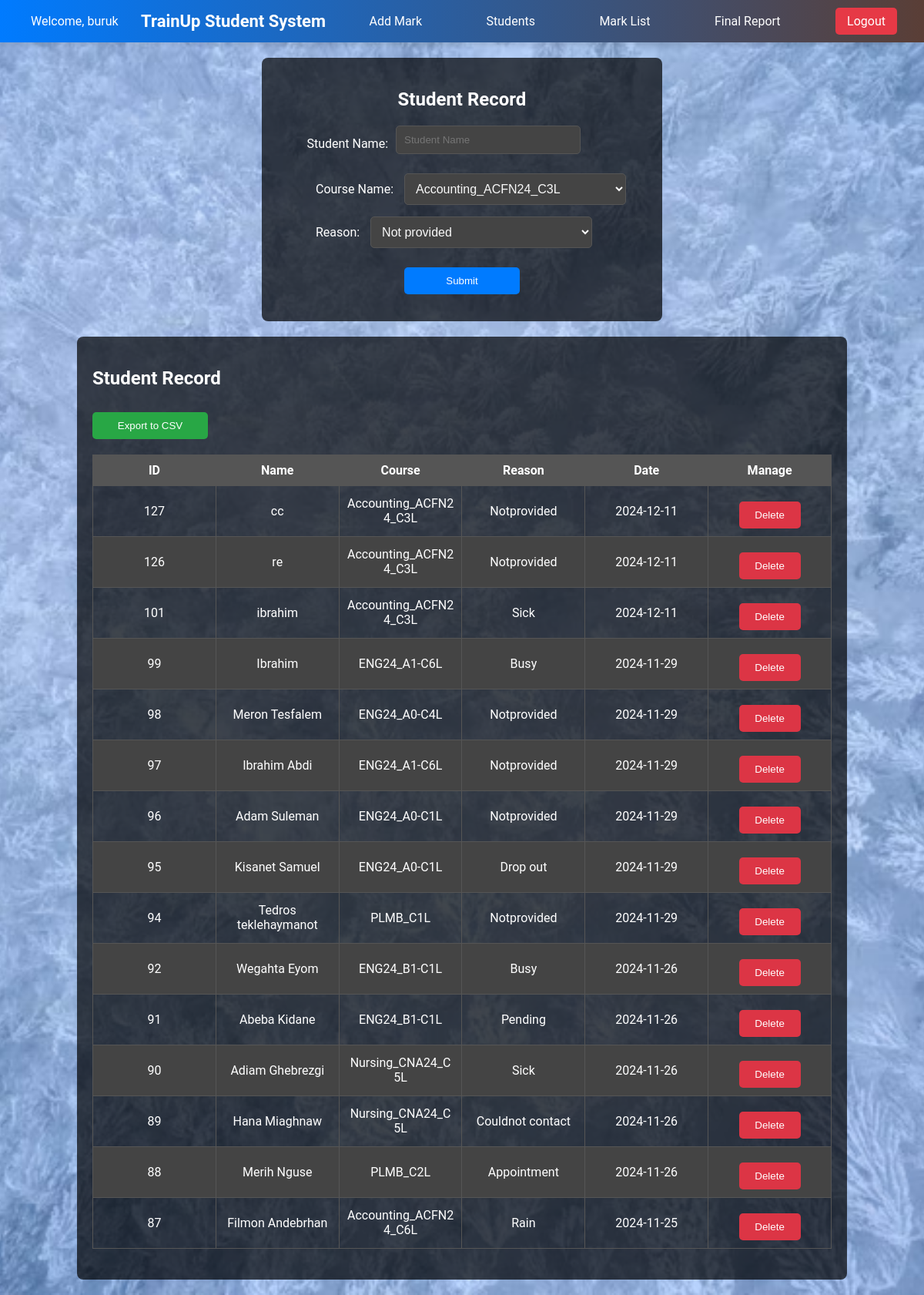
Screenshot of / (signed in) with the database file from the repository.
### tables this page shows
CREATE TABLE IF NOT EXISTS `attendance_table` (
  `id` int NOT NULL AUTO_INCREMENT,
  `name` text NOT NULL,
  `course` varchar(180) NOT NULL,
  `reason` text NOT NULL,
  `date` date NOT NULL,
  PRIMARY KEY (`id`)
);

### index.php (the view, shortened to what this page needs)
<?php
require "connection.php";
$sql = "SELECT * FROM attendance_table order by id desc limit 15 ";
$attendanceResult = $conn->query($sql);
?>
<!DOCTYPE html>
<html lang="en">
<head>
</head>
<body>
    <?php
    include "header.php";
    ?>
    <div class="container">
        <h2>Student Record</h2>
        <form method="POST" action="">
            <div class="form-group">
                <label for="StudentName">Student Name:</label>
                <input type="text" id="StudentName" name="name" placeholder="Student Name" required  ">
            </div>
            <div class="input-group">
            <label for="coursename">Course Name:</label>
            <select id="category" name="course">
                <option value="Accounting_ACFN24_C3L">Accounting_ACFN24_C3L</option>
            </select>
            </div>
            <div class="input-group">
            <label for="category">Reason:</label>
            <select id="category" name="reason">
                <option value="Notprovided">Not provided</option>
            </select>
           </div>
            <div class="input-group">
            <div class="form-actions">
                <button type="submit">Submit</button>
            </div>
    </div>
        </form>
    </div>
    <div class="tablecontainer">
        <h2>Student Record</h2>
        <form method="POST" action="">
            <button type="submit" name="export" style="margin-bottom: 20px; background-color: #28a745;">Export to CSV</button>
        </form>
        <table>
            <thead>
                <tr>
                    <th>ID</th>
                    <th>Name</th>
                    <th>Course</th>
                    <th>Reason</th>
                    <th>Date</th>
                    <th>Manage</th>
                </tr>
            </thead>
            <tbody>
                <?php
                if ($attendanceResult->num_rows > 0) {
                    while ($row = $attendanceResult->fetch_assoc()) {
                        echo "<tr>
                                <td>{$row['id']}</td>
                                <td>{$row['name']} </td>
                                <td>{$row['course']} </td>
                                <td>{$row['reason']}</td>
                                <td>{$row['date']}</td>
                                <td>
                        <form method='POST' action='' style='display:inline;'>
                            <button type='submit' name='delete' value='{$row['id']}' class='delete-button' onclick=\"return confirm('Are you sure you want to delete this expense?');\">Delete</button>
                        </form>
                    </td>
                              </tr>";
                    }
                } else {
                    echo "<tr><td colspan='5'>No attendanceResult found.</td></tr>";
                }
                ?>
            </tbody>
        </table>
    </div>
</body>
</html>

### header.php (shortened to what this page needs)
<!DOCTYPE html>
<html lang="en">
<head>
</head>
<body>
    <div class="header">
        <?php
        if (isset($_SESSION['username'])) {
            echo '<div class="username">Welcome, ' . htmlspecialchars($_SESSION['username']) . '</div>';
        }
        ?>
        <div class="title">
            <h2>TrainUp Student System</h2>
        </div>
        <?php
        if (isset($_SESSION['role'])) {
            $role = $_SESSION['role'];
            if (in_array('office', $role)) {
                echo '<a href="attendance.php">Attendance</a>';
                echo '<a href="marklistmenu.php">Add Mark</a>';
                echo '<a href="studentlist.php">Students</a>';
                echo '<a href="marklist2.php">Mark List</a>';
                echo '<a href="finalreport.php">Final Report</a>';
                echo '<a href="register_student.php">Register Student</a>';
            }
            else {
                if (!in_array('admin', $role)) {
                    echo '<a href="marklistmenu.php">Add Mark</a>';
                    echo '<a href="studentlist.php">Students</a>';
                    echo '<a href="marklist2.php">Mark List</a>';
                    echo '<a href="finalreport.php">Final Report</a>';
                }
            }
        }
        ?>
        <a class="logout-button" href="logout.php">Logout</a>
    </div>
</body>
</html>

### index.php (style rules this page uses)
body { font-family: Arial, sans-serif; margin: 0; padding: 0; background: url('images/ice.jpg') no-repeat center center fixed; background-size: cover; color: #fff; }
.header { background-color: #007bff; color: #fff; padding: 10px 20px; display: flex; align-items: center; justify-content: space-between; }
.header a { color: #fff; margin: 0 15px; text-decoration: none; font-size: 18px; }
.header .logout-button { background-color: red; color: white; padding: 10px 15px; border: none; cursor: pointer; border-radius: 5px; text-decoration: none; display: inline-block; }
.container { margin: 20px auto; padding: 20px; background: rgba(0, 0, 0, 0.7); border-radius: 8px; color: #fff; width: 40%; }
.container h2 { text-align: center; }
.tablecontainer { margin: 20px auto; padding: 20px; background: rgba(0, 0, 0, 0.7); border-radius: 8px; color: #fff; width: 80%; }
table { width: 100%; border-collapse: collapse; margin-bottom: 20px; table-layout: fixed; }
table, th, td { border: 1px solid #555; }
th, td { padding: 10px; text-align: center; word-break: break-word; vertical-align: middle; }
th { background-color: #555; color: #fff; }
tr:nth-child(even) { background-color: #444; }
input[type="text"], input[type="number"] { padding: 10px; border: 1px solid #555; border-radius: 5px; width: calc(50% - 22px); margin-bottom: 10px; background-color: #444; color: #fff; display: inline-block; }
button { padding: 10px 15px; border: none; border-radius: 5px; background-color: #007bff; color: #fff; cursor: pointer; width: 150px; margin-top: 10px; align-self: center; }
.delete-button { padding: 10px 15px; border: none; border-radius: 5px; background-color: #dc3545; color: #fff; cursor: pointer; width: 80px; }
.form-group { display: flex; align-items: center; margin-bottom: 15px; }
.form-group label { margin-right: 10px; width: 30%; text-align: right; }
.form-actions { display: flex; justify-content: center; }
.input-group { margin-bottom: 15px; }
.input-group label { margin-left: 50px; width: 30%; text-align: right; }
.input-group input, .input-group select { width: 60%; padding: 10px; border: 1px solid #555; border-radius: 5px; font-size: 16px; background-color: #444; color: #f8f8f8; margin-left: 10px; }

### header.php (style rules this page uses)
body { font-family: 'Roboto', Arial, sans-serif; margin: 0; padding: 0; background: url('images/ice.jpg') no-repeat center center fixed; background-size: cover; color: #333; }
.header { display: flex; justify-content: space-between; align-items: center; padding: 10px 20px; background: linear-gradient(90deg, #007bff, #5a3e36); color: #fff; box-shadow: 0 4px 6px rgba(0, 0, 0, 0.1); position: sticky; top: 0; z-index: 1000; }
.header .title h2 { margin: 0; font-size: 22px; font-weight: bold; color: #fff; }
.header a { color: #fff; margin: 0 15px; text-decoration: none; font-size: 16px; padding: 8px 12px; border-radius: 4px; transition: background-color 0.3s ease, color 0.3s ease; }
.header .logout-button { background-color: #e63946; color: white; padding: 8px 15px; border: none; cursor: pointer; border-radius: 5px; text-decoration: none; transition: all 0.3s ease; }
.header .username { margin-left: 20px; font-size: 16px; color: #fff; }

### rows the page displays
attendance_table: id "127", name "cc", course "Accounting_ACFN24_C3L", reason "Notprovided", date "2024-12-11"
attendance_table: id "126", name "re", course "Accounting_ACFN24_C3L", reason "Notprovided", date "2024-12-11"
attendance_table: id "101", name "ibrahim", course "Accounting_ACFN24_C3L", reason "Sick", date "2024-12-11"
attendance_table: id "99", name "Ibrahim", course "ENG24_A1-C6L", reason "Busy", date "2024-11-29"
attendance_table: id "98", name "Meron Tesfalem", course "ENG24_A0-C4L", reason "Notprovided", date "2024-11-29"
attendance_table: id "97", name "Ibrahim Abdi", course "ENG24_A1-C6L", reason "Notprovided", date "2024-11-29"
attendance_table: id "96", name "Adam Suleman", course "ENG24_A0-C1L", reason "Notprovided", date "2024-11-29"
attendance_table: id "95", name "Kisanet Samuel", course "ENG24_A0-C1L", reason "Drop out", date "2024-11-29"
attendance_table: id "94", name "Tedros teklehaymanot", course "PLMB_C1L", reason "Notprovided", date "2024-11-29"
attendance_table: id "92", name "Wegahta Eyom", course "ENG24_B1-C1L", reason "Busy", date "2024-11-26"
attendance_table: id "91", name "Abeba Kidane", course "ENG24_B1-C1L", reason "Pending", date "2024-11-26"
attendance_table: id "90", name "Adiam Ghebrezgi", course "Nursing_CNA24_C5L", reason "Sick", date "2024-11-26"
attendance_table: id "89", name "Hana Miaghnaw", course "Nursing_CNA24_C5L", reason "Couldnot contact", date "2024-11-26"
attendance_table: id "88", name "Merih Nguse", course "PLMB_C2L", reason "Appointment", date "2024-11-26"
attendance_table: id "87", name "Filmon Andebrhan", course "Accounting_ACFN24_C6L", reason "Rain", date "2024-11-25"

### other values shown
$_SESSION['username'] "buruk"
